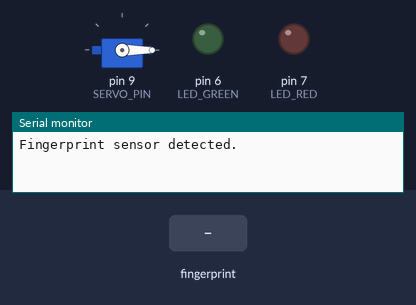
A sketch run on a simulated Arduino Uno, built with avr-gcc and run on an emulated ATmega328P. Parts: servo, output pins drawn as LEDs (lit = HIGH), the last lines printed to the serial monitor. The inputs (shaded band) are chosen by the test bench.

Above: at 2.2 s.
2.3 s: finger stored as number 1 placed on the sensor
At 4.0 s:
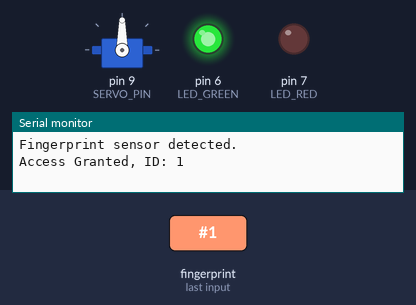
Timing chart, 0 to 7.2 s (numbered marks = the images above; inputs shaded):
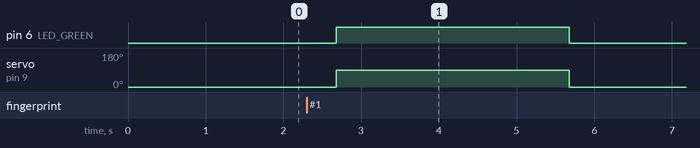

The sketch:

DoorLock.ino
```cpp
#include <Adafruit_Fingerprint.h>
#include <SoftwareSerial.h>
#include <Servo.h>

SoftwareSerial mySerial(2, 3); // RX, TX
Adafruit_Fingerprint finger = Adafruit_Fingerprint(&mySerial);

Servo myServo;
#define SERVO_PIN 9
#define LED_GREEN 6
#define LED_RED 7

void setup() {
  pinMode(LED_GREEN, OUTPUT);
  pinMode(LED_RED, OUTPUT);

  Serial.begin(9600);
  finger.begin(57600);
  myServo.attach(SERVO_PIN);
  myServo.write(0); // Locked position

  if (finger.verifyPassword()) {
    Serial.println("Fingerprint sensor detected.");
  } else {
    Serial.println("Fingerprint sensor not found :(");
    while (1) { delay(1); }
  }
}

void loop() {
  getFingerprintID();
  delay(50);
}

int getFingerprintID() {
  int p = finger.getImage();
  if (p != FINGERPRINT_OK) return -1;

  p = finger.image2Tz();
  if (p != FINGERPRINT_OK) return -1;

  p = finger.fingerFastSearch();
  if (p == FINGERPRINT_OK) {
    Serial.print("Access Granted, ID: ");
    Serial.println(finger.fingerID);
    digitalWrite(LED_GREEN, HIGH);
    myServo.write(90); // Unlock
    delay(3000);
    myServo.write(0);  // Lock again
    digitalWrite(LED_GREEN, LOW);
  } else {
    Serial.println("Access Denied!");
    digitalWrite(LED_RED, HIGH);
    delay(1000);
    digitalWrite(LED_RED, LOW);
  }
  return finger.fingerID;
}
```

Measured:
- after the input at 2.3 s, pin 6 (LED_GREEN): LOW → HIGH after 0.38 s, → LOW 3.0 s later; servo on pin 9 (SERVO_PIN): 0° → 90° after 0.38 s, → 0° 3.0 s later
